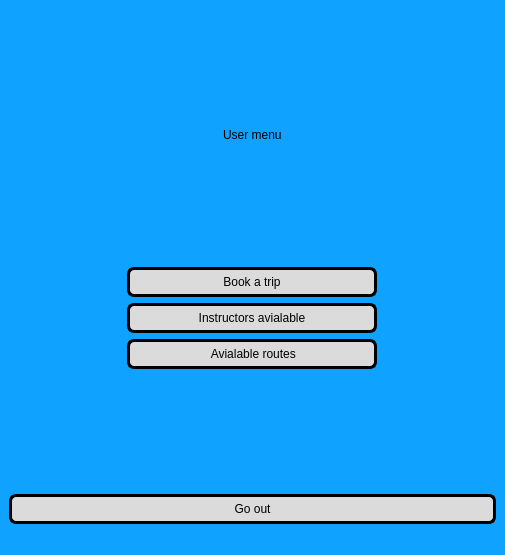
<?xml version="1.0" encoding="UTF-8"?>
<ui version="4.0">
 <class>MainWindow</class>
 <widget class="QMainWindow" name="MainWindow">
  <property name="geometry">
   <rect>
    <x>0</x>
    <y>0</y>
    <width>505</width>
    <height>555</height>
   </rect>
  </property>
  <property name="windowTitle">
   <string>User menu</string>
  </property>
  <property name="windowIcon">
   <iconset>
    <normaloff>../Users/Таня/Pictures/Нова папка/8552951.png</normaloff>../Users/Таня/Pictures/Нова папка/8552951.png</iconset>
  </property>
  <property name="styleSheet">
   <string notr="true">background-color: rgb(15, 163, 255);</string>
  </property>
  <widget class="QWidget" name="centralwidget">
   <layout class="QVBoxLayout" name="verticalLayout">
    <item>
     <spacer name="verticalSpacer_3">
      <property name="orientation">
       <enum>Qt::Vertical</enum>
      </property>
      <property name="sizeHint" stdset="0">
       <size>
        <width>20</width>
        <height>40</height>
       </size>
      </property>
     </spacer>
    </item>
    <item alignment="Qt::AlignHCenter">
     <widget class="QLabel" name="label">
      <property name="styleSheet">
       <string notr="true">font: 28pt &quot;Gabriola&quot;;</string>
      </property>
      <property name="text">
       <string>User menu</string>
      </property>
     </widget>
    </item>
    <item>
     <spacer name="verticalSpacer_2">
      <property name="orientation">
       <enum>Qt::Vertical</enum>
      </property>
      <property name="sizeHint" stdset="0">
       <size>
        <width>20</width>
        <height>40</height>
       </size>
      </property>
     </spacer>
    </item>
    <item alignment="Qt::AlignHCenter">
     <widget class="QPushButton" name="PBcustomer">
      <property name="minimumSize">
       <size>
        <width>250</width>
        <height>30</height>
       </size>
      </property>
      <property name="styleSheet">
       <string notr="true">QPushButton {
    color: #000000;
    background-color: rgb(219, 219, 219);
    border-radius: 7px; 
    border: 3px solid rgb(0, 0, 0);
}


QPushButton:hover {
    color: #000000;
    background-color: rgb(201, 201, 201); 
    border: 2px solid rgb(0, 0, 0);
}
QPushButton {
	font: 18pt &quot;Gabriola&quot;;
    color: #000000;
    background-color: rgb(219, 219, 219);
    border-radius: 7px; 
    border: 3px solid rgb(0, 0, 0);
}</string>
      </property>
      <property name="text">
       <string>Book a trip</string>
      </property>
     </widget>
    </item>
    <item alignment="Qt::AlignHCenter">
     <widget class="QPushButton" name="PBinstructor">
      <property name="minimumSize">
       <size>
        <width>250</width>
        <height>30</height>
       </size>
      </property>
      <property name="styleSheet">
       <string notr="true">QPushButton {
    color: #000000;
    background-color: rgb(219, 219, 219);
    border-radius: 7px; 
    border: 3px solid rgb(0, 0, 0);
}


QPushButton:hover {
    color: #000000;
    background-color: rgb(201, 201, 201); 
    border: 2px solid rgb(0, 0, 0);
}
QPushButton {
	font: 18pt &quot;Gabriola&quot;;
    color: #000000;
    background-color: rgb(219, 219, 219);
    border-radius: 7px; 
    border: 3px solid rgb(0, 0, 0);
}</string>
      </property>
      <property name="text">
       <string>Instructors avialable</string>
      </property>
     </widget>
    </item>
    <item alignment="Qt::AlignHCenter">
     <widget class="QPushButton" name="PBrouter">
      <property name="minimumSize">
       <size>
        <width>250</width>
        <height>30</height>
       </size>
      </property>
      <property name="styleSheet">
       <string notr="true">QPushButton {
	font: 18pt &quot;Gabriola&quot;;
    color: #000000;
    background-color: rgb(219, 219, 219);
    border-radius: 7px; 
    border: 3px solid rgb(0, 0, 0);
}


QPushButton:hover {
    color: #000000;
    background-color: rgb(201, 201, 201); 
    border: 2px solid rgb(0, 0, 0);
}</string>
      </property>
      <property name="text">
       <string> Avialable routes</string>
      </property>
     </widget>
    </item>
    <item>
     <spacer name="verticalSpacer">
      <property name="orientation">
       <enum>Qt::Vertical</enum>
      </property>
      <property name="sizeHint" stdset="0">
       <size>
        <width>20</width>
        <height>40</height>
       </size>
      </property>
     </spacer>
    </item>
    <item>
     <widget class="QPushButton" name="PBback">
      <property name="minimumSize">
       <size>
        <width>200</width>
        <height>30</height>
       </size>
      </property>
      <property name="styleSheet">
       <string notr="true">QPushButton {
    color: #000000;
    background-color: rgb(219, 219, 219);
    border-radius: 7px; 
    border: 3px solid rgb(0, 0, 0);
}


QPushButton:hover {
    color: #000000;
    background-color: rgb(201, 201, 201); 
    border: 2px solid rgb(0, 0, 0);
}
QPushButton {
	font: 18pt &quot;Gabriola&quot;;
    color: #000000;
    background-color: rgb(219, 219, 219);
    border-radius: 7px; 
    border: 3px solid rgb(0, 0, 0);
}</string>
      </property>
      <property name="text">
       <string>Go out</string>
      </property>
     </widget>
    </item>
   </layout>
  </widget>
  <widget class="QMenuBar" name="menubar">
   <property name="geometry">
    <rect>
     <x>0</x>
     <y>0</y>
     <width>505</width>
     <height>28</height>
    </rect>
   </property>
  </widget>
  <widget class="QStatusBar" name="statusbar"/>
 </widget>
 <resources/>
 <connections/>
</ui>
